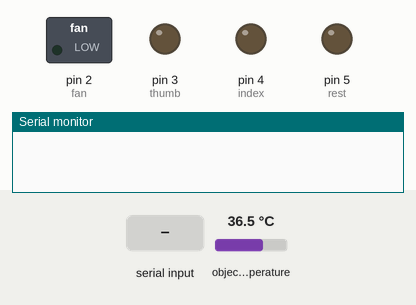
Simulated run of this sketch. Board: Arduino Uno, built with avr-gcc and run on an emulated ATmega328P. Parts: switched loads named in the sketch (green lamp = pin HIGH), output pins drawn as LEDs (lit = HIGH), the last lines printed to the serial monitor. The inputs (shaded band) are chosen by the test bench; at power-on: object temperature 36.5 °C.

Above: at 1.2 s.
1.3 s: "r,45\n" received over Serial
At 1.7 s:
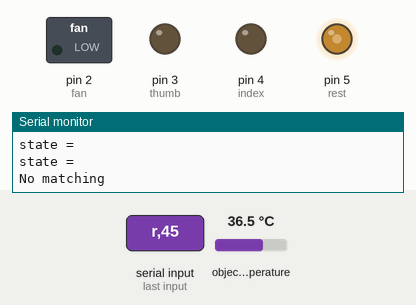
2.9 s: object temperature set to 26 °C
At 4.1 s:
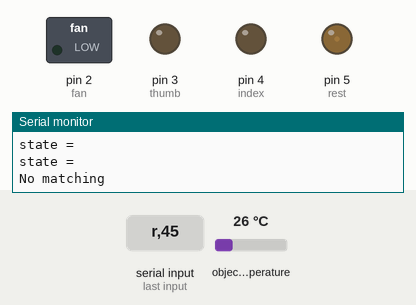
4.4 s: "i,45\n" received over Serial
At 5.4 s:
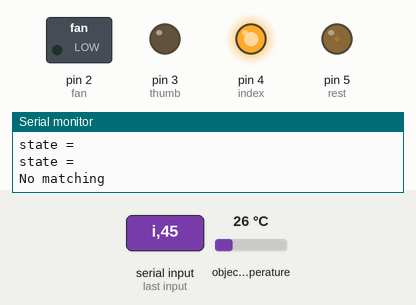
6.1 s: "t,45\n" received over Serial
At 6.7 s:
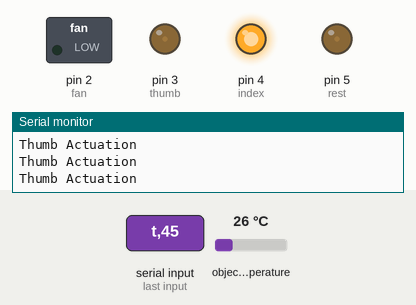
7.7 s: "c90\n" received over Serial
At 8.9 s:
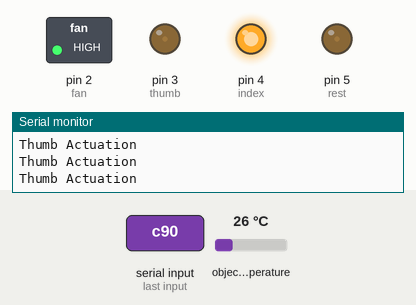
9.2 s: object temperature set to 20 °C
At 10.1 s:
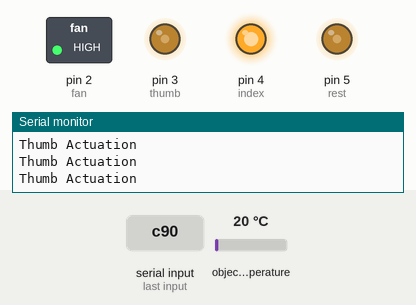
Timing chart, 0 to 11.8 s (numbered marks = the images above; inputs shaded):
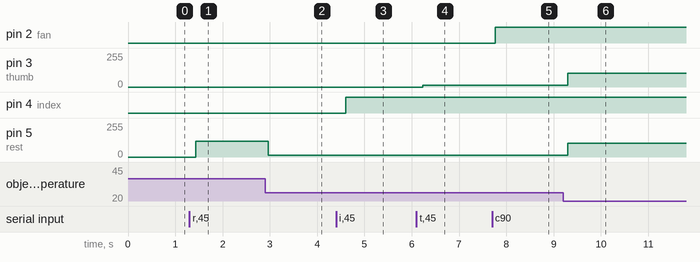

The sketch:

Hand_TCA_control_v1.ino
```cpp
#include <Wire.h>
#include <Adafruit_MLX90614.h>

Adafruit_MLX90614 mlx_i = Adafruit_MLX90614(0x5A);     //  index
Adafruit_MLX90614 mlx_r = Adafruit_MLX90614(0x5B);     //  rest
Adafruit_MLX90614 mlx_t = Adafruit_MLX90614(0x5C);     //  thumb

//Variables
int fan = 2;
int thumb = 3;
int index = 4;
int rest = 5;
float temp_t = 0;
float temp_i = 0;
float temp_r = 0;
int desired_t = 0;
int desired_i = 0;
int desired_r = 0;
int buff = 0;

void setup() {
  // initialize the serial communication:
  Serial.begin(9600);

  //Pins initialize
  pinMode(fan, OUTPUT);
  pinMode(thumb, OUTPUT);
  pinMode(index, OUTPUT);
  pinMode(rest, OUTPUT);
  digitalWrite(fan,LOW);
  analogWrite(thumb,0);
  analogWrite(index,0);
  analogWrite(rest,0);

  ///////////      mlx.readObjectTempC()    //////////
  mlx_i.begin();
  mlx_r.begin();
  mlx_t.begin();
}

void loop() {
  if(Serial.available()){
    char state = Serial.read();
    Serial.println("state =");
    Serial.println(state);
    //Thumb

    if(state=='t'){
      while(1){
        if(Serial.available()){
        buff = Serial.parseInt();
        if(buff < 60){
          desired_t = buff;}
          break;}
    }}

   else if(state == 'i'){
      while(1){
        if(Serial.available()){
        buff = Serial.parseInt();
        if(buff < 60){
          desired_i = buff;}
          break;}
    }}

   else if(state == 'r'){
      while(1){
        if(Serial.available()){
        buff = Serial.parseInt();
        if(buff < 60){
          desired_r = buff;}
          break;}
    }}

   else if(state == 'c'){
   digitalWrite(fan,HIGH);
   Serial.println("Fan act");
   }

   else if(state == 's'){
    desired_t=0;
    desired_i=0;
    desired_r=0;
    digitalWrite(fan,LOW);
   }

   else{
    Serial.println("state =");
    Serial.println(state);
    Serial.println("No matching");
   }
   delay(100);
   }

///////////////////////Actuation//////////////////

  if(desired_t>0){
  temp_t = actuation('t', desired_t);}
  else{
    analogWrite(thumb,0);
    temp_t = mlx_t.readObjectTempC(); }

  if(desired_i>0){
  temp_i = actuation('i', desired_i);}
  else{
    analogWrite(thumb,0);
    temp_i = mlx_i.readObjectTempC(); }

  if(desired_r>0){
    temp_r = actuation('r', desired_r);}
  else{
    analogWrite(thumb,0);
    temp_r = mlx_r.readObjectTempC(); }
////////////////////////////////////////////////////


  //Temperature print
//  Serial.print(desired_t);
//  Serial.print("  ");
//  Serial.print(desired_i);
//  Serial.print("  ");
//  Serial.println(desired_r);
//  Serial.print(temp_t);
//  Serial.print("  ");
//  Serial.print(temp_i);
//  Serial.print("  ");
//  Serial.println(temp_r);
  delay(100);
}

float actuation(char finger, int desired_temp){
  float temp = 0;
  int error;
  int PWM;

  switch (finger) {
  case 't':
    temp = mlx_t.readObjectTempC();
    error = desired_temp - temp;
    if(error>0){
      PWM = 15 * error;
      analogWrite(thumb, PWM);
      Serial.println("Thumb Actuation");
    }
    else{
      analogWrite(thumb, 0);
    }
    break;

  case 'i':
    temp = mlx_i.readObjectTempC();
    error = desired_temp - temp;
    if(error>0){
      PWM = 15 * error;
      analogWrite(index, PWM);
    }
    else{
      analogWrite(index, 0);
    }
    break;

  case 'r':
    temp = mlx_r.readObjectTempC();
    error = desired_temp - temp;
    if(error>0){
      PWM = 15 * error;
      analogWrite(rest, PWM);
    }
    else{
      analogWrite(rest, 0);
    }
    break;

  default:
    break;
}
  return temp;
}
```

Measured:
- after the input at 1.3 s, pin 5 (rest): 0/255 → 120/255 after 0.13 s
- after the input at 2.9 s, pin 5 (rest): 120/255 → 14/255 after 0.07 s
- after the input at 4.4 s, pin 4 (index): LOW → HIGH after 0.20 s
- after the input at 6.1 s, pin 3 (thumb): 0/255 → 14/255 after 0.13 s
- after the input at 7.7 s, pin 2 (fan): LOW → HIGH after 0.07 s
- after the input at 9.2 s, pin 3 (thumb), pin 5 (rest): 14/255 → 104/255 after 0.10 s
